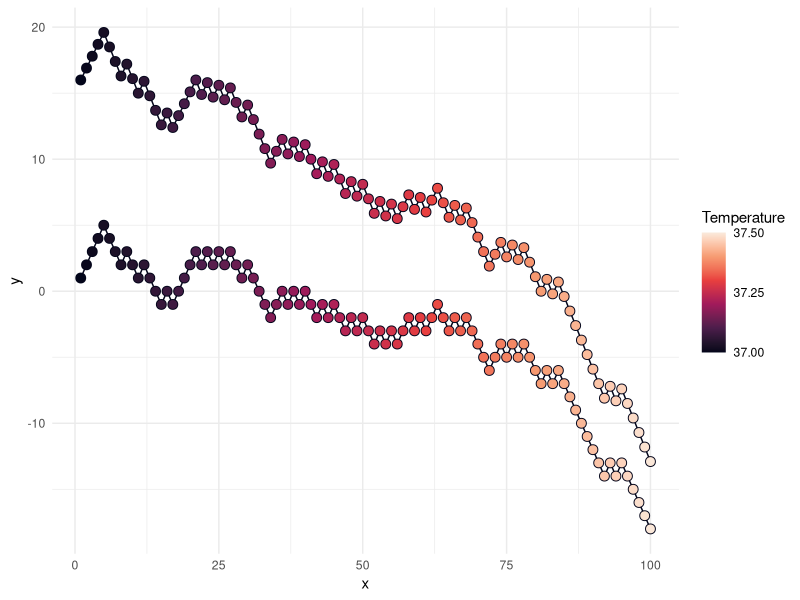
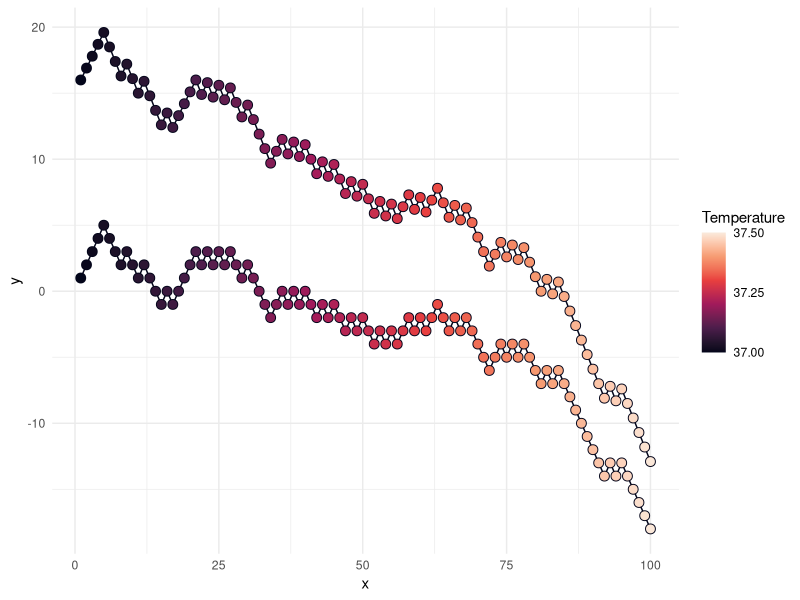

Recreate these plots in R, in order.
# Observe autocorrelation, correlation, and cross-correlation in a random walk.

library(tidyverse)
library(patchwork)

# Set seed.

set.seed(0112358)

# Set up individuals.

x_1 = seq(1, 100) # c(-1, 1) %>% sample(100, TRUE) %>% cumsum 
y_1 = c(-1, 1) %>% sample(100, TRUE) %>% cumsum 
z_1 = rep(37, 100) + seq(0, 0.50, by = 0.50 / 100)[1:100]
x_2 = x_1
y_2 = y_1 + seq(15, 0, by = -0.1)[1:100]
z_2 = z_1

dat_1 =
  tibble(id = rep(1, 100),
         x = x_1,
         y = y_1,
         z = z_1)

dat_2 =
  tibble(id = rep(2, 100),
         x = x_2,
         y = y_2,
         z = z_2)

dat = bind_rows(dat_1, dat_2)

# Plot.

dat %>% 
  ggplot() +
  geom_line(aes(x = x,
                y = y,
                group = id),
            color = scales::pal_viridis(option = "F")(2)[1]) +
  geom_point(aes(x = x,
                 y = y,
                 fill = z),
             shape = 21,
             size = 3.00,
             color = scales::pal_viridis(option = "F")(2)[1]) +
  labs(fill = "Temperature") +
  scale_fill_viridis_c(option = "F", 
                       limits = c(37, 37.50), 
                       breaks = c(37, 37.25, 37.50)) +
  theme_minimal() +
  theme(legend.ticks = element_blank())

ggsave("out/plot_temperature.png",
       dpi = 300,
       width = 4,
       height = 3.25, 
       bg = "transparent")
